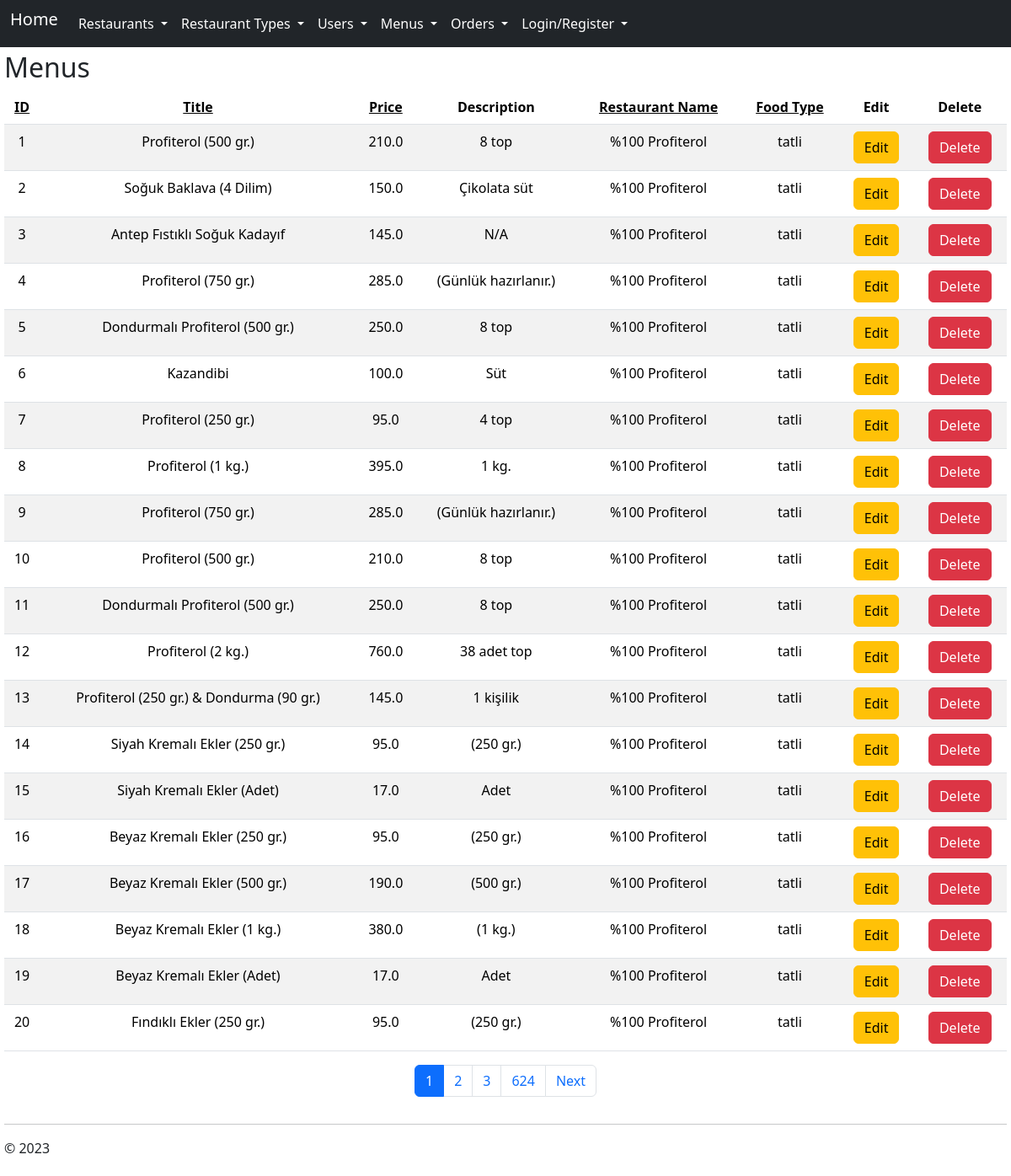
The app's page /list_menus/ with its own data.
### tables this page shows
CREATE TABLE menus (id INTEGER PRIMARY KEY, title VARCHAR, price FLOAT, description TEXT, restaurant_id INTEGER, food_type_id INTEGER, created_at TIMESTAMP, FOREIGN KEY (restaurant_id) REFERENCES restaurants(id), FOREIGN KEY (food_type_id) REFERENCES food_type(id));

CREATE TABLE restaurants (id INTEGER PRIMARY KEY, name TEXT, is_free_delivery BOOLEAN, rating FLOAT, min_cost INTEGER, restaurant_type_id INTEGER, delivery_time VARCHAR, cost_level INTEGER, status INTEGER, FOREIGN KEY (restaurant_type_id) REFERENCES restaurant_type(id) ON DELETE CASCADE);

CREATE TABLE restaurant_type (id INTEGER PRIMARY KEY, type TEXT, created_at TIMESTAMP);

### app.py (the view)
@app.route('/list_menus/', defaults={'page': 1}, methods=['GET'])
@app.route('/list_menus/<int:page>', methods=['GET'])
def list_menus(page):
    try:
        per_page = 20  # Number of menus per page
        sort_by = request.args.get('sort_by', 'id')
        order = request.args.get('order', 'asc')
        allowed_sort_columns = ['id', 'title', 'price', 'restaurant_id', 'food_type_id']
        if sort_by not in allowed_sort_columns:
            raise ValueError("Invalid sort_by parameter")
        allowed_orders = ['asc', 'desc']
        if order not in allowed_orders:
            raise ValueError("Invalid order parameter")
        menus = get_menus_for_page(page, per_page, sort_by, order)
        total_menus = get_total_menus()
        total_pages = ((total_menus) // per_page) + 1
        return render_template(
            "list_menus.html",
            menus=menus,
            page=page,
            total_pages=total_pages,
            sort_by=sort_by,
            order=order
        )
    except Exception as e:
        return str(e)

### app.py (called while the page is built)
def get_total_menus():
    with sqlite3.connect('database.db') as con:
        cur = con.cursor()
        cur.execute("SELECT COUNT(id) FROM menus")
        total_menus = cur.fetchone()[0]
    return total_menus

### templates/list_menus.html (shortened to what this page needs)
{% extends "layout.html" %}
{% block content %}
<div class="d-flex justify-content-between">
    <h2>Menus</h2>
</div>
<table class="table table-striped">
    <thead class="text-center">
        <tr class="text-black">
            <th scope="col"><a href="{{ url_for('list_menus', sort_by='id') }}" class="sort-link text-black" data-sort="id">ID</a></th>
            <th scope="col"><a href="{{ url_for('list_menus', sort_by='title') }}" class="sort-link text-black" data-sort="title">Title</a></th>
            <th scope="col"><a href="{{ url_for('list_menus', sort_by='price') }}" class="sort-link text-black" data-sort="price">Price</a></th>
            <th scope="col">Description</th>
            <th scope="col"><a href="{{ url_for('list_menus', sort_by='restaurant_id') }}" class="sort-link text-black" data-sort="restaurant_id">Restaurant Name</a></th>
            <th scope="col"><a href="{{ url_for('list_menus', sort_by='food_type_id') }}" class="sort-link text-black" data-sort="food_type_id">Food Type</a></th>
            <th scope="col">Edit</th>
            <th scope="col">Delete</th>
        </tr>
    </thead>
    <tbody class="text-center">
        {% for menu in menus %}
        <tr>
            <td>{{ menu['id'] }}</td>
            <td>{{ menu['title'] }}</td>
            <td>{{ menu['price'] }}</td>
            <td>{{ menu['description'] }}</td>
            <td>{{ menu.restaurant_name }}</td>
            <td>{{ menu.food_type }}</td>
            <td>
                <form action="{{ url_for('edit_menu') }}" method="POST">
                    <button class="btn btn-warning" type="submit"> Edit </button>
                </form>
            </td>
            <td>
                <form onsubmit="return confirm('Are you sure you want to DELETE this menu?');" action="{{ url_for('delete_menu') }}" method="POST">
                    <button class="btn btn-danger" type="submit"> Delete </button>
                </form>
            </td>
        </tr>
        {% endfor %}
    </tbody>
</table>
<div class="d-flex justify-content-center">
    <nav aria-label="Page navigation">
        <ul class="pagination">
            {% for p in range(page-2, page + 3) %}
            {% if p > 0 and p <= total_pages %}
            <li class="page-item"><a href="{{ url_for('list_menus', page=p) }}" class="page-link {% if p == page %}active{% endif %}" href="#">{{ p }}</a></li>
            {% endif %}
            {% endfor %}
            {% if page < total_pages - 2 %}
            <li class="page-item">
                <a href="{{ url_for('list_menus', page=total_pages) }}" class="page-link" href="#" tabindex="-1" aria-disabled="true">{{total_pages}}</a>
            </li>
            {% endif %}
            {% if page < total_pages %}
            <li class="page-item">
                <a href="{{ url_for('list_menus', page=page+1) }}" class="page-link" href="#">Next</a>
            </li>
            {% endif %}
        </ul>
    </nav>
</div>
{% endblock %}

### templates/layout.html (shortened to what this page needs)
<!DOCTYPE html>
<html>
<head>
    <link href="https://cdn.jsdelivr.net/npm/bootstrap@5.3.2/dist/css/bootstrap.min.css" rel="stylesheet">
    <link rel="stylesheet" type="text/css" href="{{ url_for('static', filename='site.css')}}" />
</head>
<body>
    <nav class="navbar navbar-expand-lg bg-dark" >
        <div class="container-fluid">
          <div class="collapse navbar-collapse show" id="navbarNavAltMarkup">
            <ul class="navbar-nav">
                <li class="nav-item">
                    <a href="{{ url_for('home') }}" class="navbar-brand text-white">Home</a>
                </li>
                <li class="nav-item dropdown">
                  <a class="nav-link dropdown-toggle text-white" href="#" id="navbarDropdownMenuLink" role="button" data-bs-toggle="dropdown" aria-expanded="false">
                    Restaurants
                  </a>
                  <ul class="dropdown-menu" aria-labelledby="navbarDropdownMenuLink"></li>
                  </ul>
                <li class="nav-item dropdown">
                    <a class="nav-link dropdown-toggle text-white" href="#" id="navbarDropdownMenuLink" role="button" data-bs-toggle="dropdown" aria-expanded="false">
                        Restaurant Types
                    </a>
                    <ul class="dropdown-menu" aria-labelledby="navbarDropdownMenuLink"></li>
                <li class="nav-item dropdown">
                    <a class="nav-link dropdown-toggle text-white" href="#" id="navbarDropdownMenuLink" role="button" data-bs-toggle="dropdown" aria-expanded="false">
                        Users
                    </a>
                    <ul class="dropdown-menu" aria-labelledby="navbarDropdownMenuLink"></li>
                <li class="nav-item dropdown">
                    <a class="nav-link dropdown-toggle text-white" href="#" id="navbarDropdownMenuLink" role="button" data-bs-toggle="dropdown" aria-expanded="false">
                        Menus
                    </a>
                    <ul class="dropdown-menu" aria-labelledby="navbarDropdownMenuLink"></li>
                <li class="nav-item dropdown">
                    <a class="nav-link dropdown-toggle text-white" href="#" id="navbarDropdownMenuLink" role="button" data-bs-toggle="dropdown" aria-expanded="false">
                        Orders
                    </a>
                    <ul class="dropdown-menu" aria-labelledby="navbarDropdownMenuLink"></li>
                <li class="nav-item dropdown">
                    <a class="nav-link dropdown-toggle text-white" href="#" id="navbarDropdownMenuLink" role="button" data-bs-toggle="dropdown" aria-expanded="false">
                        Login/Register
                    </a>
                    <ul class="dropdown-menu" aria-labelledby="navbarDropdownMenuLink"></li>
          </div>
        </div>
      </nav>
    <div class="body-content">
        {% block content %}
        {% endblock %}
        <hr/>
        <footer>
            <p>&copy; 2023</p>
        </footer>
    </div>
</body>
</html>

### static/site.css (style rules this page uses)
.body-content { padding: 5px; font-family:'Segoe UI', Tahoma, Geneva, Verdana, sans-serif; }

### records on screen
menus: id "1", title "Profiterol (500 gr.)", price "210.0", description "8 top", restaurant_name "%100 Profiterol", food_type "tatli"
menus: id "2", title "Soğuk Baklava (4 Dilim)", price "150.0", description "Çikolata süt", restaurant_name "%100 Profiterol", food_type "tatli"
menus: id "3", title "Antep Fıstıklı Soğuk Kadayıf", price "145.0", description "N/A", restaurant_name "%100 Profiterol", food_type "tatli"
menus: id "4", title "Profiterol (750 gr.)", price "285.0", description "(Günlük hazırlanır.)", restaurant_name "%100 Profiterol", food_type "tatli"
menus: id "5", title "Dondurmalı Profiterol (500 gr.)", price "250.0", description "8 top", restaurant_name "%100 Profiterol", food_type "tatli"
menus: id "6", title "Kazandibi", price "100.0", description "Süt", restaurant_name "%100 Profiterol", food_type "tatli"
menus: id "7", title "Profiterol (250 gr.)", price "95.0", description "4 top", restaurant_name "%100 Profiterol", food_type "tatli"
menus: id "8", title "Profiterol (1 kg.)", price "395.0", description "1 kg.", restaurant_name "%100 Profiterol", food_type "tatli"
menus: id "9", title "Profiterol (750 gr.)", price "285.0", description "(Günlük hazırlanır.)", restaurant_name "%100 Profiterol", food_type "tatli"
menus: id "10", title "Profiterol (500 gr.)", price "210.0", description "8 top", restaurant_name "%100 Profiterol", food_type "tatli"
menus: id "11", title "Dondurmalı Profiterol (500 gr.)", price "250.0", description "8 top", restaurant_name "%100 Profiterol", food_type "tatli"
menus: id "12", title "Profiterol (2 kg.)", price "760.0", description "38 adet top", restaurant_name "%100 Profiterol", food_type "tatli"
menus: id "13", title "Profiterol (250 gr.) & Dondurma (90 gr.)", price "145.0", description "1 kişilik", restaurant_name "%100 Profiterol", food_type "tatli"
menus: id "14", title "Siyah Kremalı Ekler (250 gr.)", price "95.0", description "(250 gr.)", restaurant_name "%100 Profiterol", food_type "tatli"
menus: id "15", title "Siyah Kremalı Ekler (Adet)", price "17.0", description "Adet", restaurant_name "%100 Profiterol", food_type "tatli"
menus: id "16", title "Beyaz Kremalı Ekler (250 gr.)", price "95.0", description "(250 gr.)", restaurant_name "%100 Profiterol", food_type "tatli"
menus: id "17", title "Beyaz Kremalı Ekler (500 gr.)", price "190.0", description "(500 gr.)", restaurant_name "%100 Profiterol", food_type "tatli"
menus: id "18", title "Beyaz Kremalı Ekler (1 kg.)", price "380.0", description "(1 kg.)", restaurant_name "%100 Profiterol", food_type "tatli"
menus: id "19", title "Beyaz Kremalı Ekler (Adet)", price "17.0", description "Adet", restaurant_name "%100 Profiterol", food_type "tatli"
menus: id "20", title "Fındıklı Ekler (250 gr.)", price "95.0", description "(250 gr.)", restaurant_name "%100 Profiterol", food_type "tatli"

### other values on screen
{{ p }} "1" "2" "3"
{{ total_pages }} "624"
